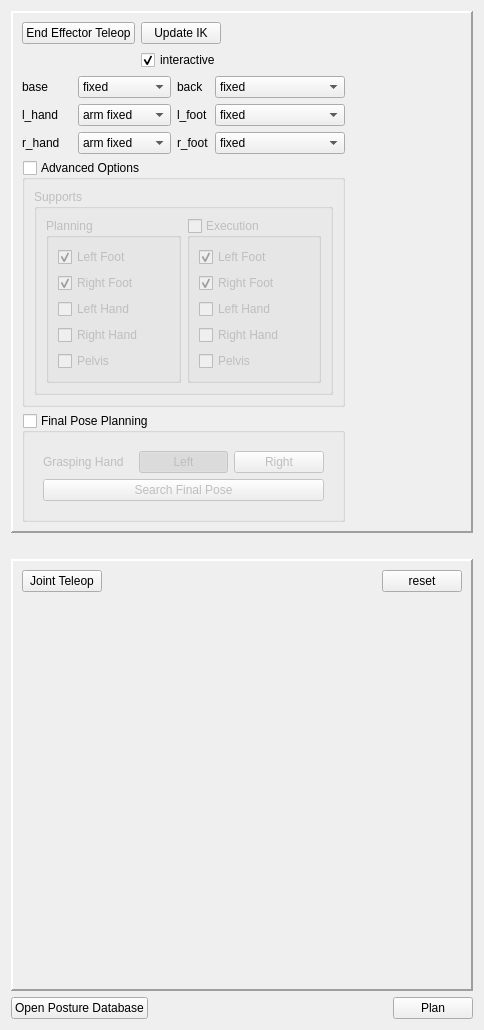
<?xml version="1.0" encoding="UTF-8"?>
<ui version="4.0">
 <class>moveFootDownButton</class>
 <widget class="QWidget" name="moveFootDownButton">
  <property name="geometry">
   <rect>
    <x>0</x>
    <y>0</y>
    <width>484</width>
    <height>1030</height>
   </rect>
  </property>
  <property name="windowTitle">
   <string>Teleop Panel</string>
  </property>
  <layout class="QGridLayout" name="gridLayout_7">
   <item row="1" column="1">
    <spacer name="verticalSpacer">
     <property name="orientation">
      <enum>Qt::Vertical</enum>
     </property>
     <property name="sizeType">
      <enum>QSizePolicy::Minimum</enum>
     </property>
     <property name="sizeHint" stdset="0">
      <size>
       <width>20</width>
       <height>20</height>
      </size>
     </property>
    </spacer>
   </item>
   <item row="3" column="2">
    <widget class="QPushButton" name="planButton">
     <property name="text">
      <string>Plan</string>
     </property>
    </widget>
   </item>
   <item row="2" column="0" colspan="3">
    <widget class="QFrame" name="jointTeleopFrame">
     <property name="sizePolicy">
      <sizepolicy hsizetype="Preferred" vsizetype="Expanding">
       <horstretch>0</horstretch>
       <verstretch>1</verstretch>
      </sizepolicy>
     </property>
     <property name="minimumSize">
      <size>
       <width>0</width>
       <height>300</height>
      </size>
     </property>
     <property name="maximumSize">
      <size>
       <width>16777215</width>
       <height>600</height>
      </size>
     </property>
     <property name="frameShape">
      <enum>QFrame::Panel</enum>
     </property>
     <property name="frameShadow">
      <enum>QFrame::Raised</enum>
     </property>
     <property name="lineWidth">
      <number>2</number>
     </property>
     <layout class="QGridLayout" name="gridLayout_6">
      <item row="0" column="2">
       <widget class="QPushButton" name="resetJointsButton">
        <property name="text">
         <string>reset</string>
        </property>
        <property name="checkable">
         <bool>false</bool>
        </property>
       </widget>
      </item>
      <item row="0" column="0">
       <widget class="QPushButton" name="jointTeleopButton">
        <property name="text">
         <string>Joint Teleop</string>
        </property>
        <property name="checkable">
         <bool>true</bool>
        </property>
       </widget>
      </item>
      <item row="0" column="1">
       <spacer name="horizontalSpacer_10">
        <property name="orientation">
         <enum>Qt::Horizontal</enum>
        </property>
        <property name="sizeHint" stdset="0">
         <size>
          <width>64</width>
          <height>20</height>
         </size>
        </property>
       </spacer>
      </item>
      <item row="1" column="0" colspan="3">
       <widget class="QTabWidget" name="tabWidget">
        <property name="font">
         <font>
          <kerning>true</kerning>
         </font>
        </property>
        <property name="currentIndex">
         <number>-1</number>
        </property>
        <property name="usesScrollButtons">
         <bool>false</bool>
        </property>
        <property name="documentMode">
         <bool>true</bool>
        </property>
       </widget>
      </item>
     </layout>
    </widget>
   </item>
   <item row="3" column="0">
    <widget class="QPushButton" name="postureDatabaseButton">
     <property name="text">
      <string>Open Posture Database</string>
     </property>
    </widget>
   </item>
   <item row="3" column="1">
    <spacer name="horizontalSpacer_11">
     <property name="orientation">
      <enum>Qt::Horizontal</enum>
     </property>
     <property name="sizeHint" stdset="0">
      <size>
       <width>81</width>
       <height>20</height>
      </size>
     </property>
    </spacer>
   </item>
   <item row="4" column="1">
    <spacer name="verticalSpacer_2">
     <property name="orientation">
      <enum>Qt::Vertical</enum>
     </property>
     <property name="sizeHint" stdset="0">
      <size>
       <width>20</width>
       <height>0</height>
      </size>
     </property>
    </spacer>
   </item>
   <item row="0" column="0" colspan="3">
    <widget class="QFrame" name="endEffectorTeleopFrame">
     <property name="frameShape">
      <enum>QFrame::Panel</enum>
     </property>
     <property name="frameShadow">
      <enum>QFrame::Raised</enum>
     </property>
     <property name="lineWidth">
      <number>2</number>
     </property>
     <layout class="QGridLayout" name="gridLayout_8">
      <item row="0" column="5">
       <spacer name="horizontalSpacer_12">
        <property name="orientation">
         <enum>Qt::Horizontal</enum>
        </property>
        <property name="sizeType">
         <enum>QSizePolicy::Expanding</enum>
        </property>
        <property name="sizeHint" stdset="0">
         <size>
          <width>107</width>
          <height>17</height>
         </size>
        </property>
       </spacer>
      </item>
      <item row="1" column="3">
       <widget class="QLabel" name="label">
        <property name="text">
         <string>back</string>
        </property>
       </widget>
      </item>
      <item row="2" column="4" colspan="2">
       <widget class="QComboBox" name="lfootCombo">
        <item>
         <property name="text">
          <string>fixed</string>
         </property>
        </item>
        <item>
         <property name="text">
          <string>constrained</string>
         </property>
        </item>
        <item>
         <property name="text">
          <string>sliding</string>
         </property>
        </item>
       </widget>
      </item>
      <item row="3" column="0">
       <widget class="QLabel" name="label_4">
        <property name="text">
         <string>r_hand</string>
        </property>
       </widget>
      </item>
      <item row="2" column="0">
       <widget class="QLabel" name="label_3">
        <property name="text">
         <string>l_hand</string>
        </property>
       </widget>
      </item>
      <item row="3" column="4" colspan="2">
       <widget class="QComboBox" name="rfootCombo">
        <item>
         <property name="text">
          <string>fixed</string>
         </property>
        </item>
        <item>
         <property name="text">
          <string>constrained</string>
         </property>
        </item>
        <item>
         <property name="text">
          <string>sliding</string>
         </property>
        </item>
       </widget>
      </item>
      <item row="3" column="2">
       <widget class="QComboBox" name="rhandCombo">
        <item>
         <property name="text">
          <string>arm fixed</string>
         </property>
        </item>
        <item>
         <property name="text">
          <string>ee fixed</string>
         </property>
        </item>
        <item>
         <property name="text">
          <string>position</string>
         </property>
        </item>
        <item>
         <property name="text">
          <string>free</string>
         </property>
        </item>
        <item>
         <property name="text">
          <string>gaze</string>
         </property>
        </item>
        <item>
         <property name="text">
          <string>orbit</string>
         </property>
        </item>
       </widget>
      </item>
      <item row="2" column="6">
       <spacer name="horizontalSpacer">
        <property name="orientation">
         <enum>Qt::Horizontal</enum>
        </property>
        <property name="sizeHint" stdset="0">
         <size>
          <width>40</width>
          <height>20</height>
         </size>
        </property>
       </spacer>
      </item>
      <item row="1" column="4" colspan="2">
       <widget class="QComboBox" name="backCombo">
        <item>
         <property name="text">
          <string>fixed</string>
         </property>
        </item>
        <item>
         <property name="text">
          <string>limited</string>
         </property>
        </item>
        <item>
         <property name="text">
          <string>free</string>
         </property>
        </item>
       </widget>
      </item>
      <item row="1" column="0">
       <widget class="QLabel" name="label_2">
        <property name="text">
         <string>base</string>
        </property>
       </widget>
      </item>
      <item row="2" column="3">
       <widget class="QLabel" name="label_5">
        <property name="text">
         <string>l_foot</string>
        </property>
       </widget>
      </item>
      <item row="0" column="0" colspan="5">
       <layout class="QGridLayout" name="gridLayout">
        <item row="0" column="1">
         <widget class="QPushButton" name="updateIkButton">
          <property name="text">
           <string>Update IK</string>
          </property>
         </widget>
        </item>
        <item row="0" column="0">
         <widget class="QPushButton" name="eeTeleopButton">
          <property name="text">
           <string>End Effector Teleop</string>
          </property>
          <property name="checkable">
           <bool>true</bool>
          </property>
         </widget>
        </item>
        <item row="1" column="1">
         <widget class="QCheckBox" name="interactiveCheckbox">
          <property name="text">
           <string>interactive</string>
          </property>
          <property name="checked">
           <bool>true</bool>
          </property>
         </widget>
        </item>
       </layout>
      </item>
      <item row="2" column="2">
       <widget class="QComboBox" name="lhandCombo">
        <item>
         <property name="text">
          <string>arm fixed</string>
         </property>
        </item>
        <item>
         <property name="text">
          <string>ee fixed</string>
         </property>
        </item>
        <item>
         <property name="text">
          <string>position</string>
         </property>
        </item>
        <item>
         <property name="text">
          <string>free</string>
         </property>
        </item>
        <item>
         <property name="text">
          <string>gaze</string>
         </property>
        </item>
        <item>
         <property name="text">
          <string>orbit</string>
         </property>
        </item>
       </widget>
      </item>
      <item row="6" column="0" colspan="6">
       <widget class="QGroupBox" name="finalPosePlanningOptions">
        <property name="enabled">
         <bool>true</bool>
        </property>
        <property name="title">
         <string>Final Pose Planning</string>
        </property>
        <property name="checkable">
         <bool>true</bool>
        </property>
        <property name="checked">
         <bool>false</bool>
        </property>
        <layout class="QVBoxLayout" name="verticalLayout_10">
         <item>
          <widget class="QFrame" name="frame_6">
           <property name="enabled">
            <bool>true</bool>
           </property>
           <property name="acceptDrops">
            <bool>false</bool>
           </property>
           <layout class="QVBoxLayout" name="verticalLayout_11">
            <item>
             <layout class="QHBoxLayout" name="horizontalLayout_6">
              <item>
               <widget class="QLabel" name="label_7">
                <property name="text">
                 <string>Grasping Hand</string>
                </property>
               </widget>
              </item>
              <item>
               <widget class="QPushButton" name="leftGraspingHandButton">
                <property name="text">
                 <string>Left</string>
                </property>
                <property name="checkable">
                 <bool>true</bool>
                </property>
                <property name="checked">
                 <bool>true</bool>
                </property>
               </widget>
              </item>
              <item>
               <widget class="QPushButton" name="rightGraspingHandButton">
                <property name="text">
                 <string>Right</string>
                </property>
                <property name="checkable">
                 <bool>true</bool>
                </property>
               </widget>
              </item>
             </layout>
            </item>
            <item>
             <widget class="QPushButton" name="searchFinalPoseButton">
              <property name="enabled">
               <bool>true</bool>
              </property>
              <property name="text">
               <string>Search Final Pose</string>
              </property>
             </widget>
            </item>
           </layout>
          </widget>
         </item>
        </layout>
       </widget>
      </item>
      <item row="5" column="0" colspan="6">
       <widget class="QGroupBox" name="paramsContainer">
        <property name="title">
         <string>Advanced Options</string>
        </property>
        <property name="checkable">
         <bool>true</bool>
        </property>
        <property name="checked">
         <bool>false</bool>
        </property>
        <layout class="QVBoxLayout" name="verticalLayout">
         <item>
          <widget class="QGroupBox" name="groupBox_2">
           <property name="title">
            <string>Supports</string>
           </property>
           <layout class="QHBoxLayout" name="horizontalLayout">
            <item>
             <widget class="QGroupBox" name="groupBox">
              <property name="title">
               <string>Planning</string>
              </property>
              <layout class="QVBoxLayout" name="verticalLayout_2">
               <item>
                <widget class="QCheckBox" name="leftFootPlanningSupportCheckbox">
                 <property name="text">
                  <string>Left Foot</string>
                 </property>
                 <property name="checked">
                  <bool>true</bool>
                 </property>
                </widget>
               </item>
               <item>
                <widget class="QCheckBox" name="rightFootPlanningSupportCheckbox">
                 <property name="text">
                  <string>Right Foot</string>
                 </property>
                 <property name="checked">
                  <bool>true</bool>
                 </property>
                </widget>
               </item>
               <item>
                <widget class="QCheckBox" name="leftHandPlanningSupportCheckbox">
                 <property name="text">
                  <string>Left Hand</string>
                 </property>
                </widget>
               </item>
               <item>
                <widget class="QCheckBox" name="rightHandPlanningSupportCheckbox">
                 <property name="text">
                  <string>Right Hand</string>
                 </property>
                </widget>
               </item>
               <item>
                <widget class="QCheckBox" name="pelvisPlanningSupportCheckbox">
                 <property name="text">
                  <string>Pelvis</string>
                 </property>
                </widget>
               </item>
              </layout>
             </widget>
            </item>
            <item>
             <widget class="QGroupBox" name="executionSupportCheckbox">
              <property name="title">
               <string>Execution</string>
              </property>
              <property name="checkable">
               <bool>true</bool>
              </property>
              <property name="checked">
               <bool>false</bool>
              </property>
              <layout class="QVBoxLayout" name="verticalLayout_3">
               <item>
                <widget class="QCheckBox" name="leftFootExecutionSupportCheckbox">
                 <property name="text">
                  <string>Left Foot</string>
                 </property>
                 <property name="checked">
                  <bool>true</bool>
                 </property>
                </widget>
               </item>
               <item>
                <widget class="QCheckBox" name="rightFootExecutionSupportCheckbox">
                 <property name="text">
                  <string>Right Foot</string>
                 </property>
                 <property name="checked">
                  <bool>true</bool>
                 </property>
                </widget>
               </item>
               <item>
                <widget class="QCheckBox" name="leftHandExecutionSupportCheckbox">
                 <property name="text">
                  <string>Left Hand</string>
                 </property>
                </widget>
               </item>
               <item>
                <widget class="QCheckBox" name="rightHandExecutionSupportCheckbox">
                 <property name="text">
                  <string>Right Hand</string>
                 </property>
                </widget>
               </item>
               <item>
                <widget class="QCheckBox" name="pelvisExecutionSupportCheckbox">
                 <property name="text">
                  <string>Pelvis</string>
                 </property>
                </widget>
               </item>
              </layout>
             </widget>
            </item>
           </layout>
          </widget>
         </item>
        </layout>
       </widget>
      </item>
      <item row="3" column="3">
       <widget class="QLabel" name="label_6">
        <property name="text">
         <string>r_foot</string>
        </property>
       </widget>
      </item>
      <item row="1" column="2">
       <widget class="QComboBox" name="baseCombo">
        <item>
         <property name="text">
          <string>fixed</string>
         </property>
        </item>
        <item>
         <property name="text">
          <string>constrained</string>
         </property>
        </item>
        <item>
         <property name="text">
          <string>limited</string>
         </property>
        </item>
        <item>
         <property name="text">
          <string>xyz only</string>
         </property>
        </item>
        <item>
         <property name="text">
          <string>z only</string>
         </property>
        </item>
        <item>
         <property name="text">
          <string>free</string>
         </property>
        </item>
        <item>
         <property name="text">
          <string>constr xyz</string>
         </property>
        </item>
       </widget>
      </item>
     </layout>
    </widget>
   </item>
  </layout>
 </widget>
 <resources/>
 <connections/>
</ui>
